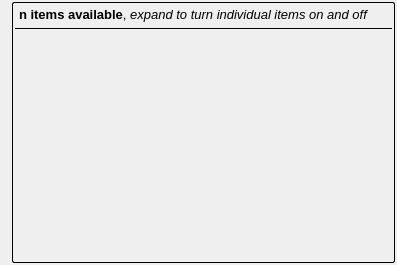
<?xml version="1.0" encoding="UTF-8"?>
<ui version="4.0">
 <class>ItemList</class>
 <widget class="QWidget" name="ItemList">
  <property name="geometry">
   <rect>
    <x>0</x>
    <y>0</y>
    <width>397</width>
    <height>265</height>
   </rect>
  </property>
  <property name="windowTitle">
   <string>Form</string>
  </property>
  <layout class="QHBoxLayout" name="horizontalLayout_2">
   <property name="leftMargin">
    <number>12</number>
   </property>
   <property name="topMargin">
    <number>2</number>
   </property>
   <property name="rightMargin">
    <number>2</number>
   </property>
   <property name="bottomMargin">
    <number>2</number>
   </property>
   <item>
    <widget class="QFrame" name="main_frame">
     <property name="styleSheet">
      <string notr="true">#main_frame {
border-style: solid;
border-width: 1;
border-radius: 2px;
}</string>
     </property>
     <property name="frameShape">
      <enum>QFrame::StyledPanel</enum>
     </property>
     <property name="frameShadow">
      <enum>QFrame::Raised</enum>
     </property>
     <layout class="QVBoxLayout" name="verticalLayout" stretch="0,0,1">
      <property name="spacing">
       <number>2</number>
      </property>
      <property name="margin">
       <number>2</number>
      </property>
      <item>
       <layout class="QHBoxLayout" name="horizontalLayout" stretch="1,0">
        <item>
         <widget class="QLabel" name="section_label">
          <property name="styleSheet">
           <string notr="true">#section_label {
font-size: 10pt
}</string>
          </property>
          <property name="text">
           <string>&lt;b&gt;n items available&lt;/b&gt;, &lt;i&gt;expand to turn individual items on and off&lt;/i&gt;</string>
          </property>
          <property name="indent">
           <number>4</number>
          </property>
         </widget>
        </item>
        <item>
         <widget class="QLabel" name="expand_label">
          <property name="minimumSize">
           <size>
            <width>20</width>
            <height>20</height>
           </size>
          </property>
          <property name="baseSize">
           <size>
            <width>20</width>
            <height>20</height>
           </size>
          </property>
          <property name="text">
           <string/>
          </property>
          <property name="pixmap">
           <pixmap resource="resources.qrc">:/res/group_expand.png</pixmap>
          </property>
          <property name="scaledContents">
           <bool>false</bool>
          </property>
          <property name="alignment">
           <set>Qt::AlignCenter</set>
          </property>
         </widget>
        </item>
       </layout>
      </item>
      <item>
       <widget class="Line" name="line">
        <property name="frameShadow">
         <enum>QFrame::Plain</enum>
        </property>
        <property name="orientation">
         <enum>Qt::Horizontal</enum>
        </property>
       </widget>
      </item>
      <item>
       <widget class="QFrame" name="item_frame">
        <property name="styleSheet">
         <string notr="true">#item_frame {
border-style: none;
}</string>
        </property>
        <property name="frameShape">
         <enum>QFrame::StyledPanel</enum>
        </property>
        <property name="frameShadow">
         <enum>QFrame::Raised</enum>
        </property>
       </widget>
      </item>
     </layout>
    </widget>
   </item>
  </layout>
 </widget>
 <resources>
  <include location="resources.qrc"/>
 </resources>
 <connections/>
</ui>
